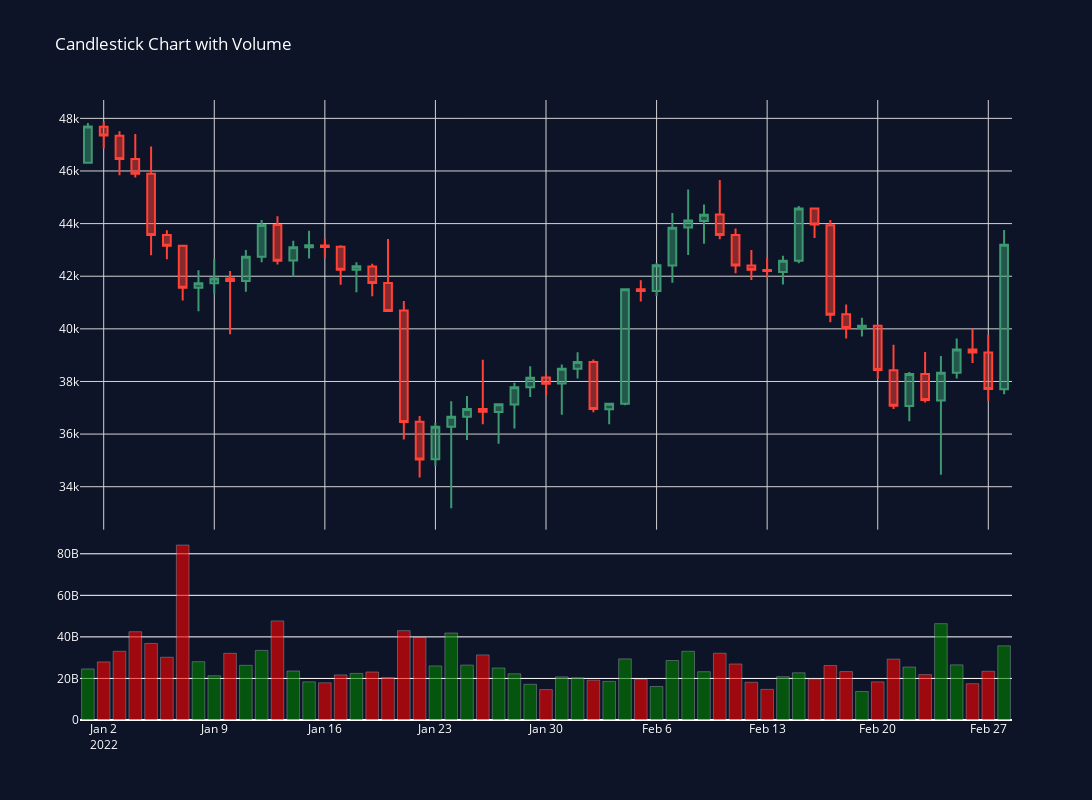

Write notebook code for a chart like this one.
### Code cell
data = yf.download("BTC-USD", start="2022-01-01", end="2022-03-01")

colors = ['green' if row['Close'] > row['Open'] else 'red' for index, row in data.iterrows()]
fig = make_subplots(rows=2, cols=1, shared_xaxes=True, row_heights=[0.7, 0.3], vertical_spacing=0.01)

# remove summary bar from ployly chart
fig.update_layout(showlegend=False)

fig.add_trace(go.Candlestick(x=data.index,
                open=data['Open'],
                high=data['High'],
                low=data['Low'],
                close=data['Close'],
                ),
              row=1, col=1)


# Add the volume bars
fig.add_trace(
    go.Bar(
        x=data.index,
        y=data['Volume'],
        name='Volume',
        marker=dict(color=colors, opacity=0.6)
    ),
    row=2, col=1
)


fig.update_layout(
    height=800,  # increase height to 600 pixels
    width=1200,  # increase width to 800 pixels
    xaxis_rangeslider_visible=False,
    title_text="Candlestick Chart with Volume",
    paper_bgcolor='rgb(13, 20, 39)',
    plot_bgcolor='rgb(13, 20, 39)',
    font_color='white',
    xaxis=dict(gridcolor='lightgrey', gridwidth=1),
    yaxis=dict(gridcolor='lightgrey',gridwidth=1)
)


# fig.show(renderer="browser")
fig.show()
